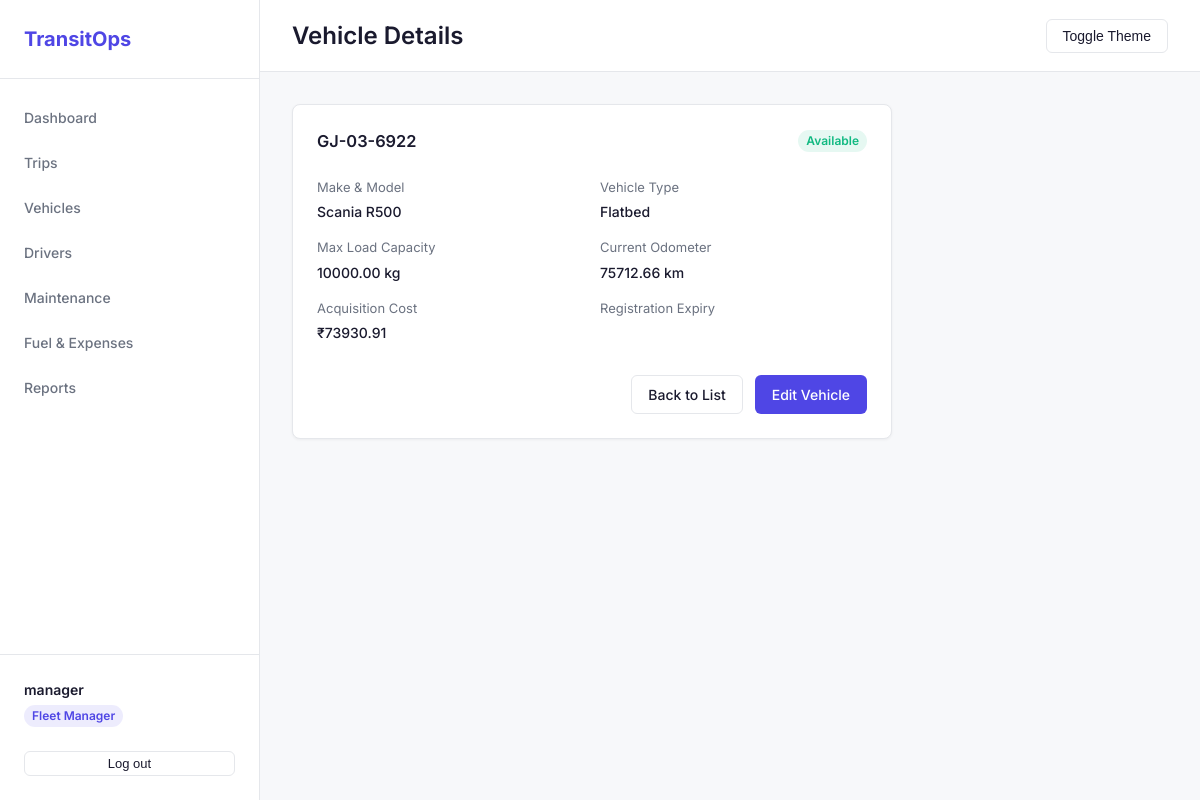
The page /vehicles/123/ (signed in) on the database its author committed.
### accounts/models.py (models this page shows, shortened)
class Profile(models.Model):
    ROLE_CHOICES = (
        ('Fleet Manager', 'Fleet Manager'),
        ('Driver', 'Driver'),
        ('Safety Officer', 'Safety Officer'),
        ('Financial Analyst', 'Financial Analyst'),
        ('Admin', 'Admin'),
    )
    user = models.OneToOneField(User, on_delete=models.CASCADE)
    role = models.CharField(max_length=50, choices=ROLE_CHOICES, default='Driver')
    phone_number = models.CharField(max_length=20, blank=True)
    region = models.CharField(max_length=100, blank=True)

### vehicles/models.py (models this page shows, shortened)
class Vehicle(models.Model):
    STATUS_CHOICES = (
        ('Available', 'Available'),
        ('On Trip', 'On Trip'),
        ('In Shop', 'In Shop'),
        ('Retired', 'Retired'),
    )
    registration_number = models.CharField(max_length=50, unique=True, db_index=True)
    name_model = models.CharField(max_length=100)
    vehicle_type = models.CharField(max_length=50)
    max_load_capacity = models.DecimalField(max_digits=10, decimal_places=2, help_text="in kg")
    odometer = models.DecimalField(max_digits=10, decimal_places=2, default=0.0, help_text="in km")
    acquisition_cost = models.DecimalField(max_digits=12, decimal_places=2)
    status = models.CharField(max_length=20, choices=STATUS_CHOICES, default='Available')
    region = models.CharField(max_length=100, blank=True)
    created_at = models.DateTimeField(auto_now_add=True)
    updated_at = models.DateTimeField(auto_now=True)
    class Meta:
        ordering = ['-created_at']

### vehicles/views.py (the view)
# urls.py: path('<int:vehicle_id>/', views.vehicle_detail, name='vehicle_detail'),
@role_required('Fleet Manager', 'Safety Officer', 'Admin')
def vehicle_detail(request, vehicle_id):
    vehicle = get_object_or_404(Vehicle, id=vehicle_id)
    return render(request, 'vehicles/detail.html', {'vehicle': vehicle})

### templates/vehicles/detail.html (shortened to what this page needs)
{% extends 'base.html' %}
{% block page_title %}Vehicle Details{% endblock %}
{% block content %}
<div class="card" style="max-width: 600px;">
    <div style="display: flex; justify-content: space-between; align-items: center; margin-bottom: 24px;">
        <h3 style="margin: 0; font-weight: 600; color: var(--text);">{{ vehicle.registration_number }}</h3>
        <span class="badge
            {% if vehicle.status == 'Available' %}badge-success
            {% elif vehicle.status == 'On Trip' %}badge-info
            {% elif vehicle.status == 'In Shop' %}badge-warning
            {% else %}badge-ghost{% endif %}">
            {{ vehicle.status }}
        </span>
    </div>
    <div class="grid grid-cols-2" style="gap: 16px; margin-bottom: 24px;">
        <div>
            <div style="font-size: 13px; color: var(--text-muted); margin-bottom: 4px;">Make & Model</div>
            <div style="font-weight: 500;">{{ vehicle.name_model }}</div>
        </div>
        <div>
            <div style="font-size: 13px; color: var(--text-muted); margin-bottom: 4px;">Vehicle Type</div>
            <div style="font-weight: 500;">{{ vehicle.vehicle_type }}</div>
        </div>
        <div>
            <div style="font-size: 13px; color: var(--text-muted); margin-bottom: 4px;">Max Load Capacity</div>
            <div style="font-weight: 500;">{{ vehicle.max_load_capacity }} kg</div>
        </div>
        <div>
            <div style="font-size: 13px; color: var(--text-muted); margin-bottom: 4px;">Current Odometer</div>
            <div style="font-weight: 500;">{{ vehicle.odometer }} km</div>
        </div>
        <div>
            <div style="font-size: 13px; color: var(--text-muted); margin-bottom: 4px;">Acquisition Cost</div>
            <div style="font-weight: 500;">₹{{ vehicle.acquisition_cost }}</div>
        </div>
        <div>
            <div style="font-size: 13px; color: var(--text-muted); margin-bottom: 4px;">Registration Expiry</div>
        </div>
    </div>
    <div style="margin-top: 32px; display: flex; gap: 12px; justify-content: flex-end;">
        <a href="{% url 'vehicles_list' %}" class="btn btn-ghost">Back to List</a>
        {% if user.profile.role in 'Fleet Manager,Admin' %}
        <a href="{% url 'vehicle_edit' vehicle.id %}" class="btn btn-primary">Edit Vehicle</a>
        {% endif %}
    </div>
</div>
{% endblock %}

### templates/base.html (shortened to what this page needs)
<!DOCTYPE html>
<html lang="en" data-theme="light">
<head>
    {% load static %}
    <link rel="stylesheet" href="{% static 'css/base.css' %}">
</head>
<body>
    <div class="layout">
        {% if user.is_authenticated %}
        <aside class="sidebar">
            <div class="sidebar-header">
                <h2>TransitOps</h2>
            </div>
            <nav class="sidebar-nav">
                <a href="{% url 'dashboard' %}" class="nav-item">Dashboard</a>
                {% if user.profile.role in 'Fleet Manager,Admin,Driver,Safety Officer' %}
                <a href="{% url 'trips_list' %}" class="nav-item">Trips</a>
                {% endif %}
                {% if user.profile.role in 'Fleet Manager,Admin,Safety Officer' %}
                <a href="{% url 'vehicles_list' %}" class="nav-item">Vehicles</a>
                <a href="{% url 'drivers_list' %}" class="nav-item">Drivers</a>
                {% endif %}
                {% if user.profile.role in 'Fleet Manager,Admin' %}
                <a href="{% url 'maintenance_list' %}" class="nav-item">Maintenance</a>
                {% endif %}
                {% if user.profile.role in 'Fleet Manager,Admin,Financial Analyst,Safety Officer' %}
                <a href="{% url 'finance_list' %}" class="nav-item">Fuel & Expenses</a>
                {% endif %}
                {% if user.profile.role in 'Fleet Manager,Admin,Financial Analyst' %}
                <a href="{% url 'reports' %}" class="nav-item">Reports</a>
                {% endif %}
            </nav>
            <div class="sidebar-footer">
                <div class="user-info">
                    <div class="user-name">{{ user.get_full_name|default:user.username }}</div>
                    <div class="user-role badge badge-primary">{{ user.profile.role }}</div>
                </div>
                <form action="{% url 'logout' %}" method="post">
                    <button type="submit" class="btn btn-ghost btn-sm w-full mt-2">Log out</button>
                </form>
            </div>
        </aside>
        {% endif %}
        <main class="main-content">
            {% if user.is_authenticated %}
            <header class="topbar">
                <div class="page-title">
                    <h1>{% block page_title %}Overview{% endblock %}</h1>
                </div>
                <div class="topbar-actions">
                    <button id="theme-toggle" class="btn btn-ghost">Toggle Theme</button>
                </div>
            </header>
            {% endif %}
            <div class="content-container">
                {% block content %}{% endblock %}
            </div>
        </main>
    </div>
</body>
</html>

### static/css/base.css (style rules this page uses)
:root { --bg: #F7F8FA; --surface: #FFFFFF; --text: #1A1A2E; --text-muted: #6B7280; --border: #E5E7EB; --primary: #4F46E5; --primary-hover: #4338CA; --success: #10B981; --warning: #F59E0B; --danger: #EF4444; --info: #3B82F6; }
* { box-sizing: border-box; margin: 0; padding: 0; }
body { font-family: 'Inter', -apple-system, sans-serif; background-color: var(--bg); color: var(--text); line-height: 1.5; font-size: 14px; }
a { color: var(--primary); text-decoration: none; }
.layout { display: flex; min-height: 100vh; }
.sidebar { width: 260px; background-color: var(--surface); border-right: 1px solid var(--border); display: flex; flex-direction: column; position: fixed; height: 100vh; z-index: 100; }
.sidebar-header { padding: 24px; border-bottom: 1px solid var(--border); }
.sidebar-header h2 { font-size: 20px; font-weight: 700; color: var(--primary); }
.sidebar-nav { flex: 1; padding: 16px 0; overflow-y: auto; }
.nav-item { display: block; padding: 12px 24px; color: var(--text-muted); font-weight: 500; transition: all 0.2s; }
.sidebar-footer { padding: 24px; border-top: 1px solid var(--border); }
.user-info { margin-bottom: 16px; }
.user-name { font-weight: 600; margin-bottom: 4px; }
.main-content { flex: 1; margin-left: 260px; display: flex; flex-direction: column; min-height: 100vh; }
.topbar { height: 72px; background-color: var(--surface); border-bottom: 1px solid var(--border); display: flex; align-items: center; justify-content: space-between; padding: 0 32px; position: sticky; top: 0; z-index: 90; }
.page-title h1 { font-size: 24px; font-weight: 600; }
.content-container { padding: 32px; flex: 1; }
.card { background-color: var(--surface); border: 1px solid var(--border); border-radius: 8px; box-shadow: 0 1px 3px rgba(0, 0, 0, 0.05); padding: 24px; margin-bottom: 24px; }
.btn { display: inline-flex; align-items: center; justify-content: center; padding: 8px 16px; font-size: 14px; font-weight: 500; border-radius: 6px; border: 1px solid transparent; cursor: pointer; transition: all 0.2s; }
.btn-primary { background-color: var(--primary); color: white; }
.btn-ghost { background-color: transparent; color: var(--text); border-color: var(--border); }
.btn-sm { padding: 4px 12px; font-size: 13px; }
.w-full { width: 100%; }
.mt-2 { margin-top: 8px; }
.badge { display: inline-block; padding: 2px 8px; font-size: 12px; font-weight: 600; border-radius: 9999px; }
.badge-primary { background-color: rgba(79, 70, 229, 0.1); color: var(--primary); }
.badge-success { background-color: rgba(16, 185, 129, 0.1); color: var(--success); }
.grid { display: grid; gap: 24px; }
.grid-cols-2 { grid-template-columns: repeat(2, 1fr); }

### rows shown on the page
Vehicle: registration_number "GJ-03-6922", status "Available", name_model "Scania R500", vehicle_type "Flatbed", max_load_capacity "10000.00", odometer "75712.66", acquisition_cost "73930.91"

### other values the page prints
{{ user.get_full_name|default:user.username }} "manager"
{{ user.profile.role }} "Fleet Manager"
